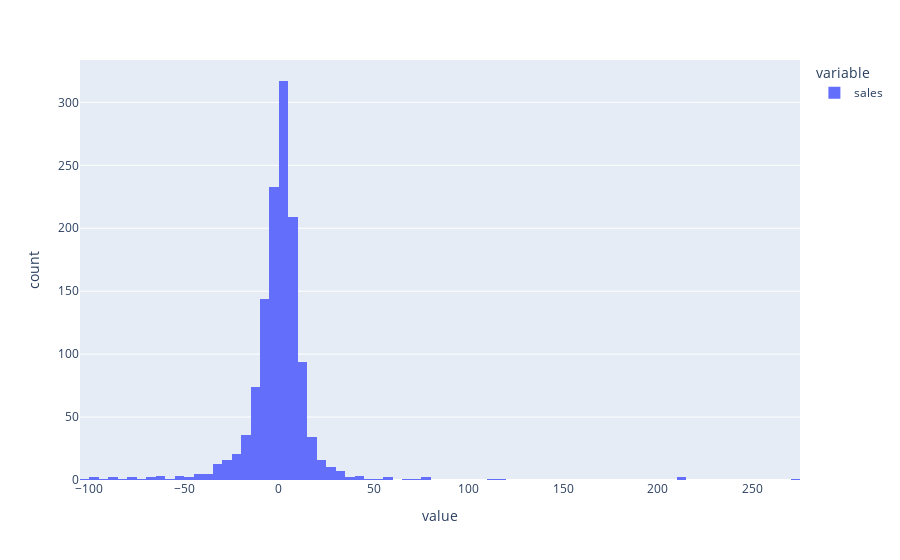

Write notebook code for a chart like this one.
### Code cell
px.histogram(df.query("store_id=='307222'")['sales'].diff())

### Figure 1 — Plotly figure (JSON) as saved in the notebook; plotly's stock layout.template omitted (floating-point values rounded to 4 significant figures; data arrays with more than 128 entries replaced by an {"elided": "..."} marker saying what was removed)
{"data": [{"alignmentgroup": "True", "bingroup": "x", "hovertemplate": "variable=sales<br>value=%{x}<br>count=%{y}<extra></extra>", "legendgroup": "sales", "marker": {"color": "#636efa", "pattern": {"shape": ""}}, "name": "sales", "offsetgroup": "sales", "orientation": "v", "showlegend": true, "type": "histogram", "x": {"elided": "1274 float values"}, "xaxis": "x", "yaxis": "y"}], "layout": {"barmode": "relative", "legend": {"title": {"text": "variable"}, "tracegroupgap": 0}, "margin": {"t": 60}, "xaxis": {"anchor": "y", "domain": [0, 1], "title": {"text": "value"}}, "yaxis": {"anchor": "x", "domain": [0, 1], "title": {"text": "count"}}}}
